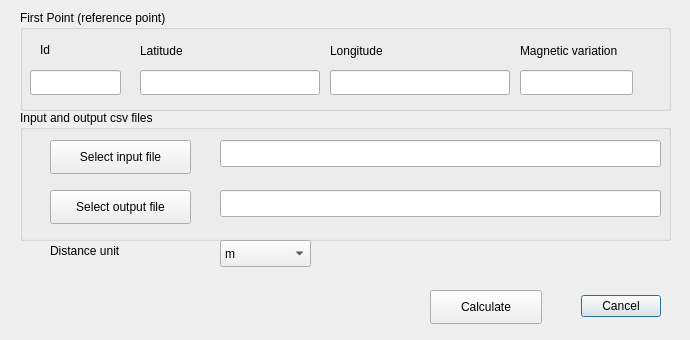
<?xml version="1.0" encoding="UTF-8"?>
<ui version="4.0">
 <class>PointByPolarCoordCSVDialogBase</class>
 <widget class="QDialog" name="PointByPolarCoordCSVDialogBase">
  <property name="geometry">
   <rect>
    <x>0</x>
    <y>0</y>
    <width>690</width>
    <height>340</height>
   </rect>
  </property>
  <property name="windowTitle">
   <string>PointByPolarCoordCSV</string>
  </property>
  <widget class="QDialogButtonBox" name="button_box">
   <property name="geometry">
    <rect>
     <x>320</x>
     <y>290</y>
     <width>341</width>
     <height>32</height>
    </rect>
   </property>
   <property name="orientation">
    <enum>Qt::Horizontal</enum>
   </property>
   <property name="standardButtons">
    <set>QDialogButtonBox::Cancel</set>
   </property>
  </widget>
  <widget class="QGroupBox" name="gbRefPoint">
   <property name="geometry">
    <rect>
     <x>20</x>
     <y>10</y>
     <width>651</width>
     <height>101</height>
    </rect>
   </property>
   <property name="title">
    <string>First Point (reference point)</string>
   </property>
   <property name="flat">
    <bool>true</bool>
   </property>
   <widget class="QLabel" name="lbRefLat">
    <property name="geometry">
     <rect>
      <x>120</x>
      <y>30</y>
      <width>111</width>
      <height>21</height>
     </rect>
    </property>
    <property name="text">
     <string>Latitude</string>
    </property>
   </widget>
   <widget class="QLabel" name="llbRefLon">
    <property name="geometry">
     <rect>
      <x>310</x>
      <y>30</y>
      <width>111</width>
      <height>21</height>
     </rect>
    </property>
    <property name="text">
     <string>Longitude</string>
    </property>
   </widget>
   <widget class="QLabel" name="lbRefMagVar">
    <property name="geometry">
     <rect>
      <x>500</x>
      <y>30</y>
      <width>141</width>
      <height>21</height>
     </rect>
    </property>
    <property name="text">
     <string>Magnetic variation</string>
    </property>
   </widget>
   <widget class="QLabel" name="label">
    <property name="geometry">
     <rect>
      <x>20</x>
      <y>30</y>
      <width>68</width>
      <height>19</height>
     </rect>
    </property>
    <property name="text">
     <string>Id</string>
    </property>
   </widget>
   <widget class="QLineEdit" name="lineEditRefId">
    <property name="geometry">
     <rect>
      <x>10</x>
      <y>60</y>
      <width>91</width>
      <height>25</height>
     </rect>
    </property>
   </widget>
   <widget class="QLineEdit" name="lineEditRefLat">
    <property name="geometry">
     <rect>
      <x>120</x>
      <y>60</y>
      <width>180</width>
      <height>25</height>
     </rect>
    </property>
   </widget>
   <widget class="QLineEdit" name="lineEditRefLon">
    <property name="geometry">
     <rect>
      <x>310</x>
      <y>60</y>
      <width>180</width>
      <height>25</height>
     </rect>
    </property>
   </widget>
   <widget class="QLineEdit" name="lineEditRefMagVar">
    <property name="geometry">
     <rect>
      <x>500</x>
      <y>60</y>
      <width>113</width>
      <height>25</height>
     </rect>
    </property>
   </widget>
  </widget>
  <widget class="QGroupBox" name="gbInOutCsv">
   <property name="geometry">
    <rect>
     <x>20</x>
     <y>110</y>
     <width>651</width>
     <height>131</height>
    </rect>
   </property>
   <property name="title">
    <string>Input and output csv files</string>
   </property>
   <property name="flat">
    <bool>true</bool>
   </property>
   <widget class="QPushButton" name="pushButtonSelectInputCSV">
    <property name="geometry">
     <rect>
      <x>30</x>
      <y>30</y>
      <width>141</width>
      <height>34</height>
     </rect>
    </property>
    <property name="text">
     <string>Select input file</string>
    </property>
   </widget>
   <widget class="QPushButton" name="pushButtonSelectOutputCSV">
    <property name="geometry">
     <rect>
      <x>30</x>
      <y>80</y>
      <width>141</width>
      <height>34</height>
     </rect>
    </property>
    <property name="text">
     <string>Select output file</string>
    </property>
   </widget>
   <widget class="QLineEdit" name="lineEditInputCSV">
    <property name="geometry">
     <rect>
      <x>200</x>
      <y>30</y>
      <width>441</width>
      <height>27</height>
     </rect>
    </property>
   </widget>
   <widget class="QLineEdit" name="lineEditOutputCSV">
    <property name="geometry">
     <rect>
      <x>200</x>
      <y>80</y>
      <width>441</width>
      <height>27</height>
     </rect>
    </property>
   </widget>
  </widget>
  <widget class="QComboBox" name="comboBoxCSVDistUOM">
   <property name="enabled">
    <bool>true</bool>
   </property>
   <property name="geometry">
    <rect>
     <x>220</x>
     <y>240</y>
     <width>91</width>
     <height>27</height>
    </rect>
   </property>
   <item>
    <property name="text">
     <string>m</string>
    </property>
   </item>
   <item>
    <property name="text">
     <string>KM</string>
    </property>
   </item>
   <item>
    <property name="text">
     <string>NM</string>
    </property>
   </item>
   <item>
    <property name="text">
     <string>feet</string>
    </property>
   </item>
   <item>
    <property name="text">
     <string>SM</string>
    </property>
   </item>
  </widget>
  <widget class="QLabel" name="Distanceunit">
   <property name="geometry">
    <rect>
     <x>50</x>
     <y>240</y>
     <width>121</width>
     <height>21</height>
    </rect>
   </property>
   <property name="text">
    <string>Distance unit</string>
   </property>
  </widget>
  <widget class="QPushButton" name="pushButtonCalc">
   <property name="geometry">
    <rect>
     <x>430</x>
     <y>290</y>
     <width>112</width>
     <height>34</height>
    </rect>
   </property>
   <property name="text">
    <string>Calculate</string>
   </property>
  </widget>
 </widget>
 <resources/>
 <connections>
  <connection>
   <sender>button_box</sender>
   <signal>accepted()</signal>
   <receiver>PointByPolarCoordCSVDialogBase</receiver>
   <slot>accept()</slot>
   <hints>
    <hint type="sourcelabel">
     <x>20</x>
     <y>20</y>
    </hint>
    <hint type="destinationlabel">
     <x>20</x>
     <y>20</y>
    </hint>
   </hints>
  </connection>
  <connection>
   <sender>button_box</sender>
   <signal>rejected()</signal>
   <receiver>PointByPolarCoordCSVDialogBase</receiver>
   <slot>reject()</slot>
   <hints>
    <hint type="sourcelabel">
     <x>20</x>
     <y>20</y>
    </hint>
    <hint type="destinationlabel">
     <x>20</x>
     <y>20</y>
    </hint>
   </hints>
  </connection>
 </connections>
</ui>
